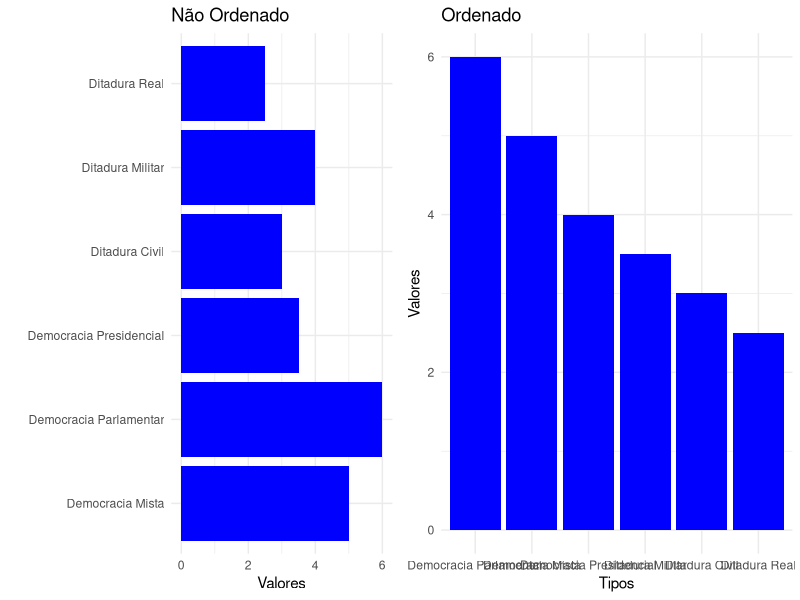

R code for this plot: (Note: this script raises an error after producing the figure.)
# Carregar o pacote ggplot2
library(ggplot2)
library(gridExtra)


# Criar os dados
data_unordered<- data.frame(
  Tipo = c("Ditadura Real", "Democracia Presidencial", "Democracia Parlamentar", 
           "Democracia Mista", "Ditadura Militar", "Ditadura Civil"),
  Valores = c(2.5, 3.5, 6.0, 5.0, 4.0, 3.0)
)
data_ordered<- data.frame(
  Tipo = c("Ditadura Real", "Ditadura Civil", "Ditadura Militar", "Democracia Presidencial",  "Democracia Mista", "Democracia Parlamentar"   ),
  Valores = c(2.5, 3.0, 3.5, 4.0, 5.0, 6.0)
)



# Gráfico não ordenado
p1 <- ggplot(data_unordered, aes(x = Valores, y = Tipo)) +
  geom_bar(stat = "identity", fill = "blue") +
  labs(title = "Não Ordenado", x = "Valores", y = "") +
  theme_minimal()

# Gráfico ordenado
p2 <- ggplot(data_ordered, aes(x = reorder(Tipo, -Valores), y = Valores)) +
  geom_bar(stat = "identity", fill = "blue") +
  labs(title = "Ordenado", x = "Tipos", y = "Valores")+
  theme_minimal()


# Mostrar os gráficos lado a lado
grid.arrange(p1, p2, ncol = 2)
  theme(plot.title = element_text(size = 16, face = "bold", hjust = 0.5),
        axis.title = element_text(size = 12, face = "bold"),
        axis.text = element_text(size = 10)) +
  scale_color_manual(values = c("black", "red"),
                     labels = c("Falso", "Verdadeiro"))

